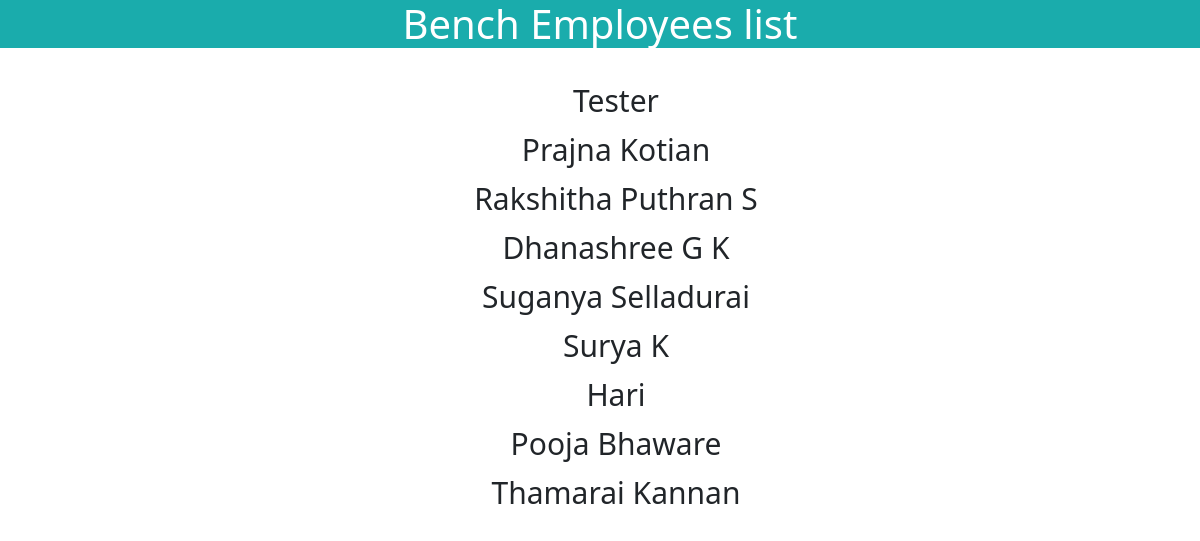
The app's page /get_employees_list/Bench with its own data.
### app.py (models this page shows)
class Employee(db.Model):
    Sno = db.Column(db.Integer, primary_key=True, autoincrement=True)
    Emp_id = db.Column(db.String(500))
    Name = db.Column(db.String(500))
    Designation = db.Column(db.String(500))
    Department = db.Column(db.String(500))
    Project = db.Column(db.String(500))
    Job_role = db.Column(db.String(500))
    Employment_status = db.Column(db.String(500))
    Joining_date = db.Column(db.String(500))
    Experience = db.Column(db.String(500))
    Location = db.Column(db.String(500))
    Last_promoted = db.Column(db.String(500))
    Comments = db.Column(db.String(500))
    employee_status=db.Column(db.String(500))

### app.py (the view)
@app.route("/get_employees_list/<employment_status>")
def get_employees_list(employment_status):
    employees=Employee.query.filter_by(Employment_status=employment_status).all()
    return render_template('employee_list.html', employees=employees,employment_status=employment_status)

### app.py (called while the page is built)
@app.context_processor
def inject_total_employees():
    total_employees,active_employees,resigned_employees,total_resumes,hr_selected,current_year_count, last_year_count,Chennai_employees_count,kollu_employees_count,kaup_employees_count,tn_palyam_count=dashboard_function()
    return dict(total_employees=total_employees,active_employees=active_employees,resigned_employees=resigned_employees,total_resumes=total_resumes,hr_selected=hr_selected,current_year_count=current_year_count, last_year_count=last_year_count,Chennai_employees_count=Chennai_employees_count,kollu_employees_count=kollu_employees_count,kaup_employees_count=kaup_employees_count,tn_palyam_count=tn_palyam_count)

### templates/employee_list.html (shortened to what this page needs)
<!DOCTYPE html>
<html lang="en">
<head>
    <link href="https://cdn.jsdelivr.net/npm/bootstrap@5.3.2/dist/css/bootstrap.min.css" rel="stylesheet">
</head>
<body>
    <div>
        <h1 style="text-align: center; background-color:#1AACAC; color: white;">{{employment_status}} Employees list</h1>
        <ul style="text-align: center; margin-top: 30px;">
            {% for employee in employees %}
                <li style="list-style-type: none; font-size:30px;margin-bottom:4px;">{{ employee.Name }}</li>
            {% endfor %}
        </ul>
    </div>
</body>
</html>

### records on screen
Employee: Name "Tester"
Employee: Name "Prajna Kotian"
Employee: Name "Rakshitha Puthran S"
Employee: Name "Dhanashree G K"
Employee: Name "Suganya Selladurai"
Employee: Name "Surya K"
Employee: Name "Hari"
Employee: Name "Pooja Bhaware"
Employee: Name "Thamarai Kannan"
